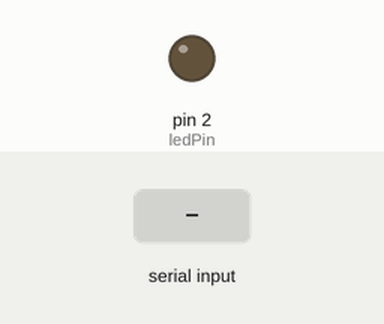
Recording of a sketch running on a simulated Arduino Uno, built with avr-gcc and run on an emulated ATmega328P. On the bench: output pins drawn as LEDs (lit = HIGH). The inputs (shaded band) are chosen by the test bench.

Above: at 1.2 s.
1.3 s: "ON" received over Serial
At 2.7 s:
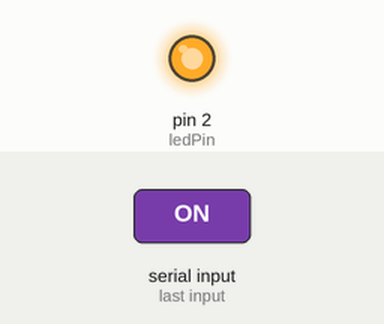
3.8 s: "OFF" received over Serial
At 5.8 s:
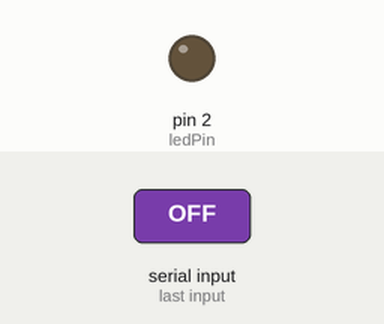
Timing chart, 0 to 7.3 s (numbered marks = the images above; inputs shaded):
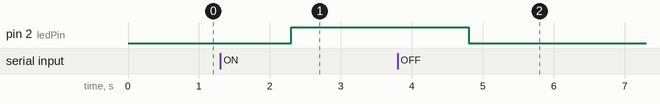

Measured:
- after the input at 1.3 s, pin 2 (ledPin): LOW → HIGH after 1.0 s
- after the input at 3.8 s, pin 2 (ledPin): HIGH → LOW after 1.0 s

The sketch:

Control_external_LED_by_serialmonitor.ino
```cpp
/*
This code is for controlling the external LED using serial Monitor.
*/
String cmd;
int ledPin = 2;

void setup() {
    pinMode(ledPin,OUTPUT);
    digitalWrite(ledPin,LOW); // initialling the LED as off.
    Serial.begin(115200);
}

void loop() {
    if (Serial.available()){
      cmd = Serial.readString();
      if(cmd == "ON"){
        digitalWrite(ledPin,HIGH);
      }
      else if(cmd == "OFF"){
        digitalWrite(ledPin,LOW);
      }
    }
}
```
